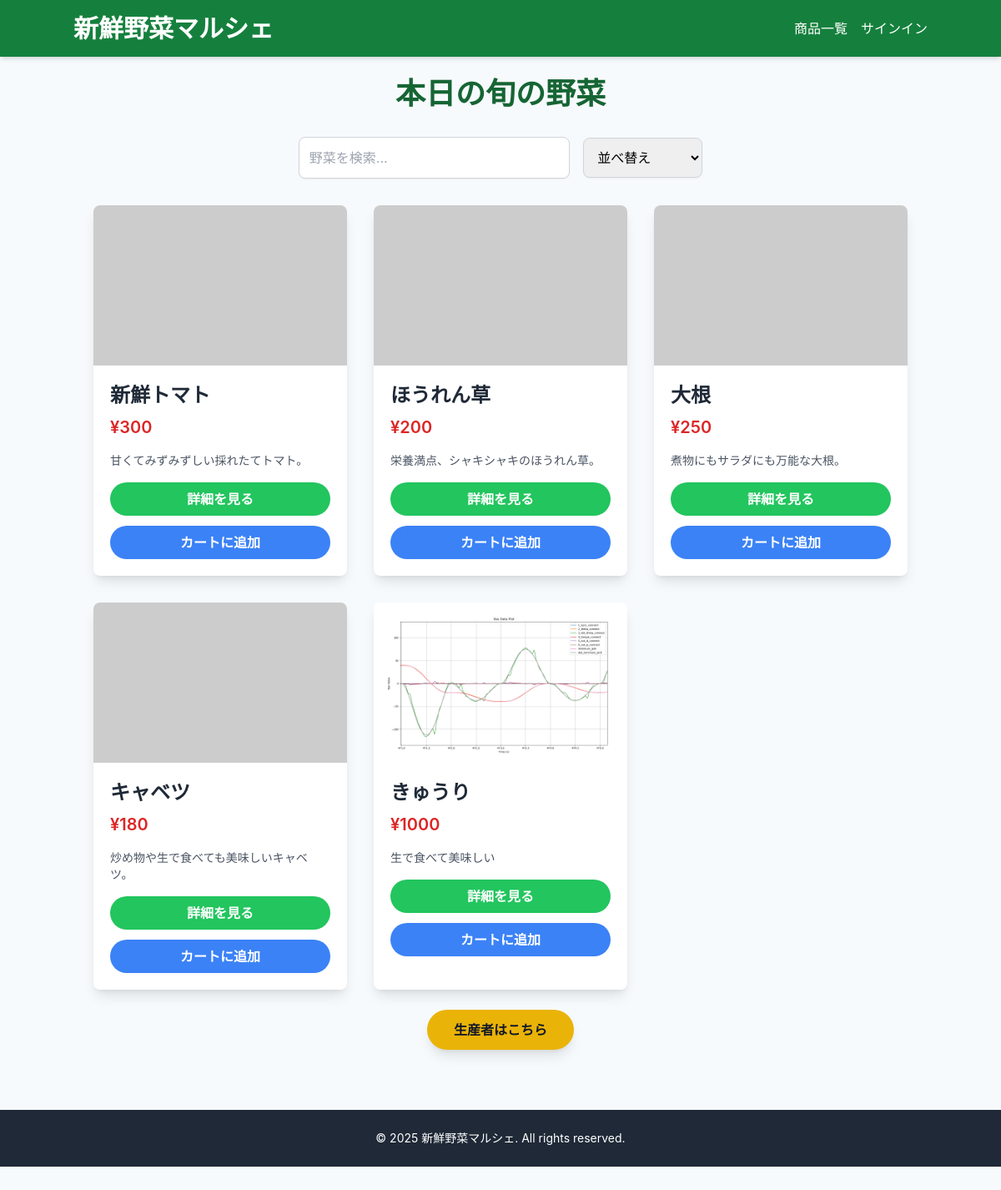
The page / on the database its author committed.
### server.py (models this page shows)
class Product(db.Model):
    id = db.Column(db.Integer, primary_key=True)
    name = db.Column(db.String(100), nullable=False)
    price = db.Column(db.Integer, nullable=False)
    description = db.Column(db.String(500), nullable=True)
    image_url = db.Column(db.String(200), nullable=True)
    producer_id = db.Column(db.Integer, db.ForeignKey('producer.id'), nullable=False)
    cart_items = db.relationship('CartItem', backref='product', lazy=True, cascade="all, delete-orphan")

### server.py (the view)
@app.route('/')
def index():
    products = Product.query.all()
    return render_template('index.html', products=products)

### templates/index.html (shortened to what this page needs)
<!DOCTYPE html>
<html lang="ja">
<head>
    <script src="https://cdn.tailwindcss.com"></script>
    <link rel="stylesheet" href="{{ url_for('static', filename='css/style.css') }}">
</head>
<body class="flex flex-col min-h-screen">
    <header class="bg-green-700 text-white p-4 shadow-md">
        <div class="container mx-auto flex flex-col md:flex-row justify-between items-center">
            <h1 class="text-3xl font-bold mb-2 md:mb-0">
                <a href="/" class="hover:text-green-200 transition duration-300">新鮮野菜マルシェ</a>
            </h1>
            <nav>
                <ul class="flex space-x-4">
                    <li><a href="#" class="hover:text-green-200 transition duration-300">商品一覧</a></li>
                    {% if session.consumer_id %}
                        <li><a href="{{ url_for('consumer_logout') }}" class="hover:text-green-200 transition duration-300">ログアウト</a></li>
                        <li><a href="{{ url_for('view_cart') }}" class="hover:text-green-200 transition duration-300">カート</a></li>
                    {% else %}
                        <li><a href="{{ url_for('consumer_login') }}" class="hover:text-green-200 transition duration-300">サインイン</a></li>
                    {% endif %}
                </ul>
            </nav>
        </div>
    </header>
    <main class="container mx-auto p-6 flex-grow">
        <h2 class="text-4xl font-extrabold text-center text-green-800 mb-8">本日の旬の野菜</h2>
        <div class="mb-8 flex flex-col sm:flex-row justify-center items-center space-y-4 sm:space-y-0 sm:space-x-4">
            <input type="text" id="searchInput" placeholder="野菜を検索..."
                   class="p-3 border border-gray-300 rounded-lg shadow-sm focus:outline-none focus:ring-2 focus:ring-green-500 w-full sm:w-1/2 md:w-1/3">
            <select id="sortSelect"
                    class="p-3 border border-gray-300 rounded-lg shadow-sm focus:outline-none focus:ring-2 focus:ring-green-500 w-full sm:w-auto">
                <option value="default">並べ替え</option>
            </select>
        </div>
        <div id="productGrid" class="grid grid-cols-1 sm:grid-cols-2 lg:grid-cols-3 xl:grid-cols-4 gap-8">
            {% for product in products %}
            <div class="bg-white rounded-lg shadow-lg overflow-hidden transform transition duration-300 hover:scale-105" data-product-id="{{ product.id }}">
                <img src="{{ product.image_url }}" alt="{{ product.name }}" class="w-full h-48 object-cover">
                <div class="p-5">
                    <h3 class="text-2xl font-bold text-gray-800 mb-2">{{ product.name }}</h3>
                    <p class="text-xl text-red-600 font-semibold mb-4">¥{{ product.price | int }}</p>
                    <p class="text-gray-600 text-sm mb-4 line-clamp-2">{{ product.description }}</p>
                    <div class="flex flex-col space-y-3">
                        <button class="view-detail-btn bg-green-500 hover:bg-green-600 text-white font-bold py-2 px-4 rounded-full transition duration-300 w-full"
                                data-product-id="{{ product.id }}"
                                data-product-name="{{ product.name }}"
                                data-product-price="{{ product.price }}"
                                data-product-description="{{ product.description }}"
                                data-product-image="{{ product.image_url }}">
                            詳細を見る
                        </button>
                        <button class="add-to-cart-btn bg-blue-500 hover:bg-blue-600 text-white font-bold py-2 px-4 rounded-full transition duration-300 w-full"
                                data-product-id="{{ product.id }}">
                            カートに追加
                        </button>
                    </div>
                </div>
            </div>
            {% endfor %}
        </div>
    </main>
    <div class="text-center mb-8">
        <a href="{{ url_for('producer_dashboard') }}"
        class="bg-yellow-500 hover:bg-yellow-600 text-gray-900 font-bold py-3 px-8 rounded-full shadow-lg transition duration-300 transform hover:scale-105 inline-block">
            生産者はこちら
        </a>
    </div>
    <footer class="bg-gray-800 text-white p-6 mt-10">
        <div class="container mx-auto text-center text-sm">
            © 2025 新鮮野菜マルシェ. All rights reserved.
        </div>
    </footer>
</body>
</html>

### static/css/style.css (style rules this page uses)
body { font-family: 'Inter', sans-serif; background-color: #f7fafc; margin: 0; padding-bottom: 80px; }

### rows shown on the page
Product: name "新鮮トマト", price "300", description "甘くてみずみずしい採れたてトマト。"
Product: name "ほうれん草", price "200", description "栄養満点、シャキシャキのほうれん草。"
Product: name "大根", price "250", description "煮物にもサラダにも万能な大根。"
Product: name "キャベツ", price "180", description "炒め物や生で食べても美味しいキャベツ。"
Product: image_url (picture), name "きゅうり", price "1000", description "生で食べて美味しい"
